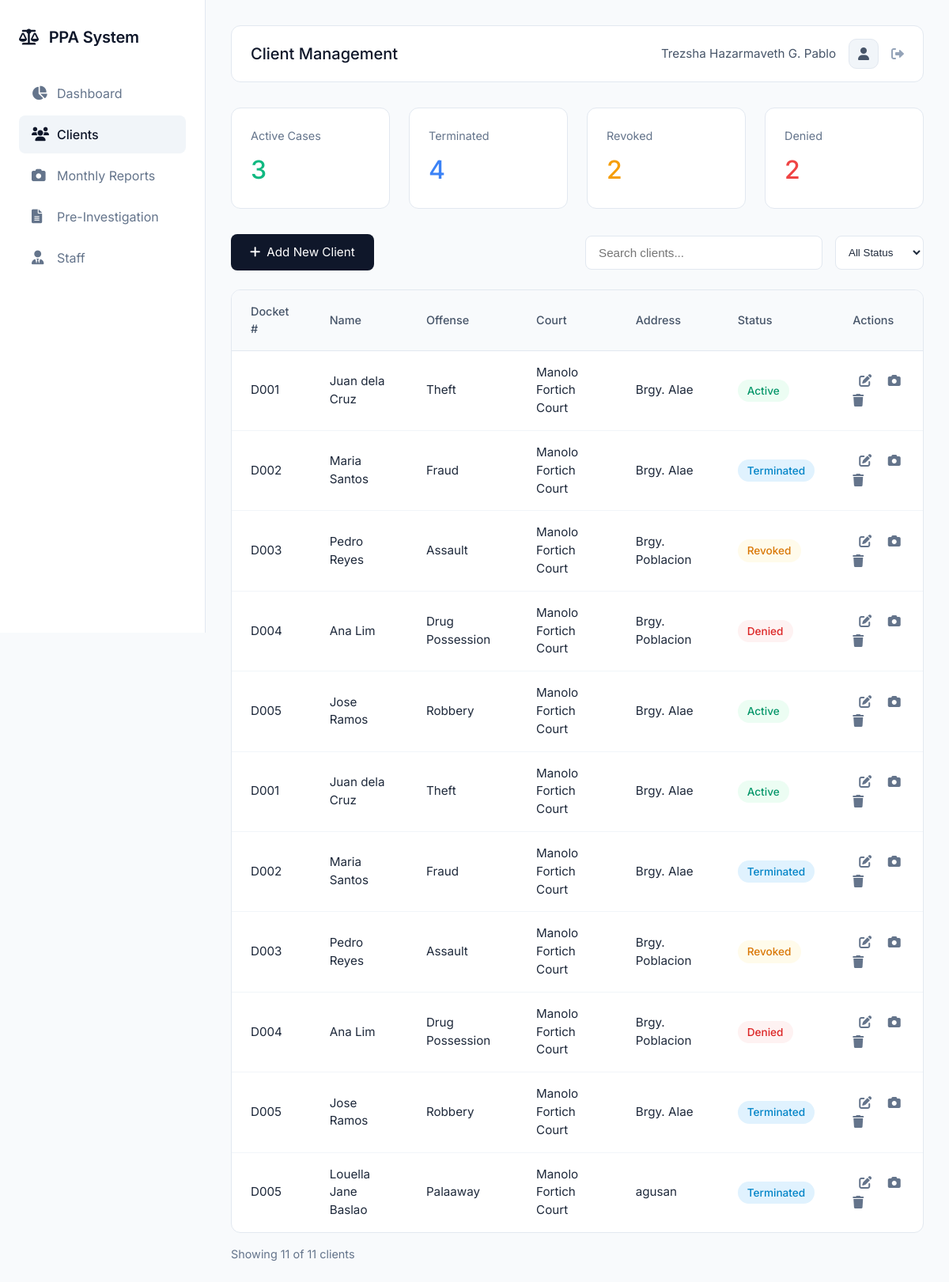
/clients.php (signed in), run on an earlier commit of the app's database.
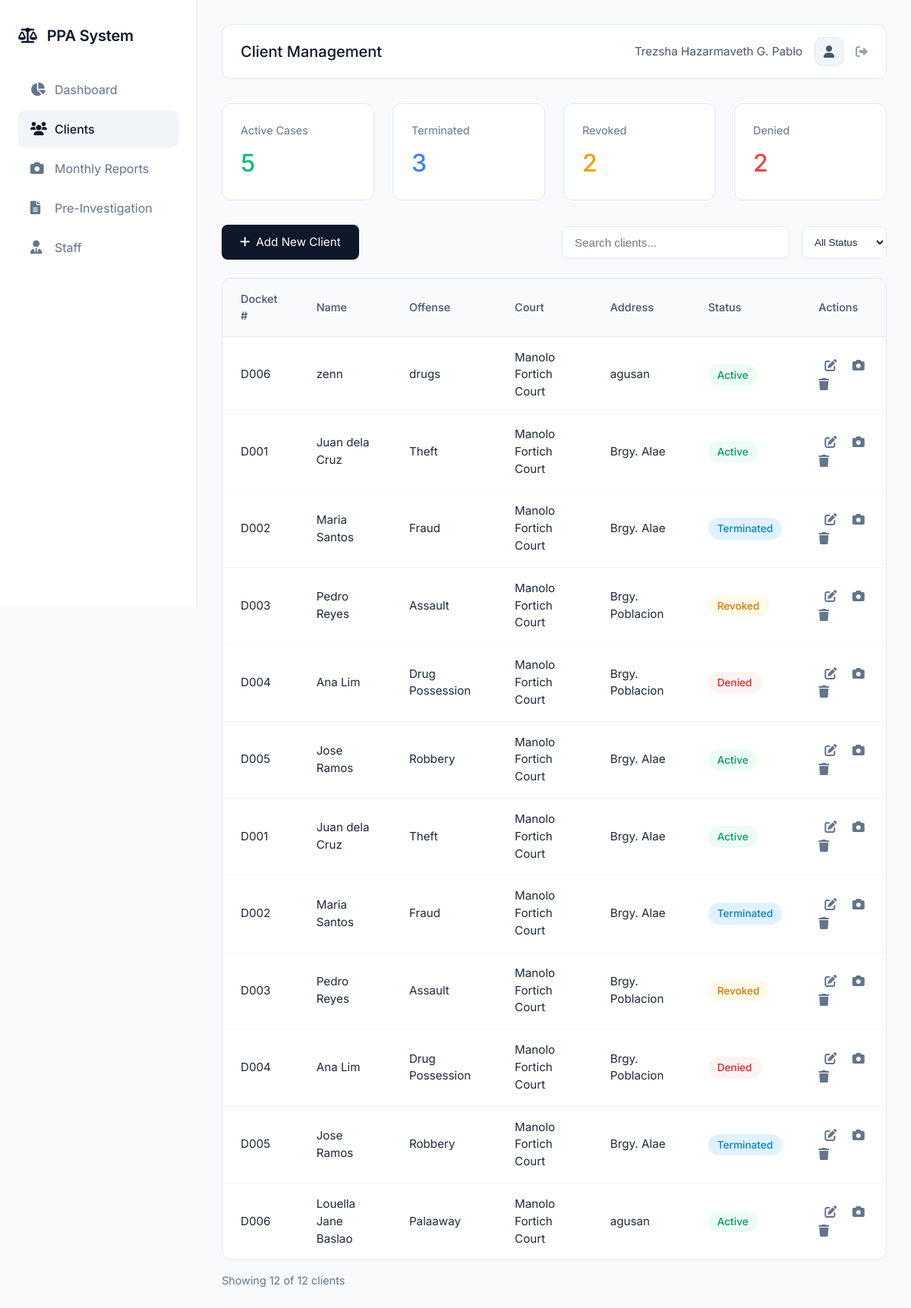
And on a later commit of the database.
### tables this page shows
CREATE TABLE `clients` (
  `id` int(11) NOT NULL,
  `docket_number` varchar(50) DEFAULT NULL,
  `name` varchar(100) DEFAULT NULL,
  `cc_number` varchar(50) DEFAULT NULL,
  `court` varchar(100) DEFAULT NULL,
  `offense` varchar(100) DEFAULT NULL,
  `sentence` varchar(100) DEFAULT NULL,
  `address` text DEFAULT NULL,
  `status` varchar(50) DEFAULT NULL,
  `created_at` timestamp NOT NULL DEFAULT current_timestamp(),
  `start_date` date DEFAULT NULL,
  `end_date` date DEFAULT NULL,
  `payment` decimal(10,2) DEFAULT 0.00
);

### clients.php (the view, shortened to what the changed rows need)
<?php
include 'config/database.php';
$user_role = $_SESSION['role'] ?? 'staff';
$clients = mysqli_query($conn, "SELECT * FROM clients ORDER BY created_at DESC");
$active = mysqli_fetch_assoc(mysqli_query($conn,"SELECT COUNT(*) total FROM clients WHERE status='Active'"))['total'];
$terminated = mysqli_fetch_assoc(mysqli_query($conn,"SELECT COUNT(*) total FROM clients WHERE status='Terminated'"))['total'];
?>
<!DOCTYPE html>
<html lang="en">
<head>
    <link rel="stylesheet" href="https://cdnjs.cloudflare.com/ajax/libs/font-awesome/6.0.0/css/all.min.css">
</head>
<body>
    <div class="app">
        <div class="main">
            <div class="top-bar">
                <h1 class="page-title">Client Management</h1>
                <div class="user-menu">
                </div>
            </div>
            <div class="stats-grid">
                <div class="stat-card">
                    <div class="stat-label">Active Cases</div>
                    <div class="stat-value active"><?php echo $active; ?></div>
                </div>
                <div class="stat-card">
                    <div class="stat-label">Terminated</div>
                    <div class="stat-value terminated"><?php echo $terminated; ?></div>
                </div>
                <div class="stat-card">
                </div>
                <div class="stat-card">
                </div>
            </div>
            <div class="actions-bar">
                <a href="add_probationer.php" class="add-btn">
                </a>
                <div class="search-box">
                </div>
            </div>
            <div class="table-container">
                <table id="clientsTable">
                    <thead>
                        <tr>
                            <th>Docket #</th>
                            <th>Name</th>
                            <th>Offense</th>
                            <th>Court</th>
                            <th>Address</th>
                            <th>Status</th>
                            <th>Actions</th>
                        </tr>
                    </thead>
                    <tbody>
                        <?php if(mysqli_num_rows($clients) > 0): ?>
                            <?php while($row = mysqli_fetch_assoc($clients)): ?>
                            <tr class="client-row">
                                <td><?php echo htmlspecialchars($row['docket_number']); ?></td>
                                <td><?php echo htmlspecialchars($row['name']); ?></td>
                                <td><?php echo htmlspecialchars($row['offense']); ?></td>
                                <td><?php echo htmlspecialchars($row['court']); ?></td>
                                <td><?php echo htmlspecialchars($row['address']); ?></td>
                                <td>
                                    <span class="status-badge status-<?php echo $row['status']; ?>">
                                        <?php echo $row['status']; ?>
                                    </span>
                                </td>
                                <td>
                                    <a href="edit_probationer.php?id=<?php echo $row['id']; ?>" class="action-link" title="Edit">
                                        <i class="fas fa-edit"></i>
                                    </a>
                                    <a href="view_reports.php?id=<?php echo $row['id']; ?>" class="action-link" title="View Reports">
                                        <i class="fas fa-camera"></i>
                                    </a>
                                    <?php if($user_role == 'main' || $user_role == 'admin'): ?>
                                    <a href="clients.php?delete=<?php echo $row['id']; ?>" class="action-link delete" title="Delete" onclick="return confirm('Are you sure you want to delete this client?')">
                                        <i class="fas fa-trash"></i>
                                    </a>
                                    <?php endif; ?>
                                </td>
                            </tr>
                            <?php endwhile; ?>
                        <?php endif; ?>
                    </tbody>
                </table>
            </div>
            <div class="results-count" id="resultsCount">
            </div>
        </div>
    </div>
</body>
</html>

What changed in the data, as far as the page shows it:
removed clients: docket_number "D005", name "Louella Jane Baslao", offense "Palaaway", court "Manolo Fortich Court", address "agusan", status "Terminated"
added clients: docket_number "D006", name "zenn", offense "drugs", court "Manolo Fortich Court", address "agusan", status "Active"
added clients: docket_number "D006", name "Louella Jane Baslao", offense "Palaaway", court "Manolo Fortich Court", address "agusan", status "Active"
Also different on the page:
$active: "3" → "5"
$terminated: "4" → "3"
text written by a page script: "Showing 11 of 11 clients" → "Showing 12 of 12 clients"
